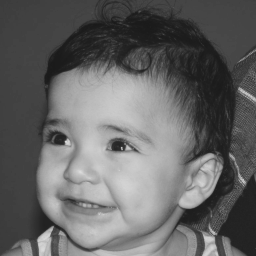
//> input picture biel.png, 256 x 256 px
$ ./trocaregioes   (built with g++ and OpenCV 4)
//> lines starting //> are read from the running program, lines starting //| are printed output that depends on the picture
#include <iostream>
#include <opencv2/opencv.hpp>
#include <stdlib.h>
#include <stdio.h>
#include <stdlib.h>
#include <cv.h>
#include <time.h>

using namespace cv;
using namespace std;

int main(int argc, char** argv){
  Mat image, final, q1, q2, q3, q4;
  int width, height, t;

  image = imread("biel.png",CV_LOAD_IMAGE_GRAYSCALE);
//> image is the input picture: 256 rows x 256 cols, CV_8UC1; min 26, max 219, mean 100.9

  if(!image.data){
    std::cout << "imagem nao carregou corretamente\n";
    return(0);
  }

  width=image.size().width;     //image.size().width = image.rows
//> width = 256
  height=image.size().height;   //image.size().height = image.cols
//> height = 256

  final = image.clone();

  //Divide a imagem em quatro quadrantes e os copia
  q1 = image(Rect(0, 0, width/2, height/2));
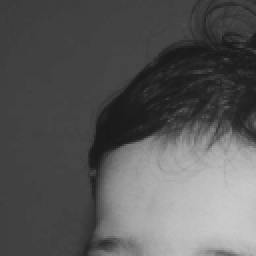
//> q1: 128 rows x 128 cols, CV_8UC1 (shown 2 times larger); min 26, max 203, mean 87.9
  q2 = image(Rect(width/2, 0, width/2, height/2));
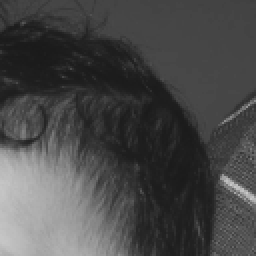
//> q2: 128 rows x 128 cols, CV_8UC1 (shown 2 times larger); min 26, max 201, mean 72.7
  q3 = image(Rect(0, height/2, width/2, height/2));
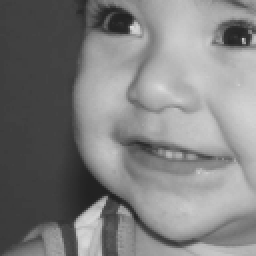
//> q3: 128 rows x 128 cols, CV_8UC1 (shown 2 times larger); min 32, max 219, mean 127.2
  q4 = image(Rect(width/2, height/2, width/2, height/2));
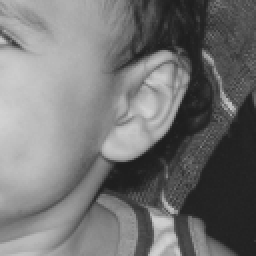
//> q4: 128 rows x 128 cols, CV_8UC1 (shown 2 times larger); min 29, max 211, mean 115.9

  //Faz uma atribuição aleatória para as posições dos quadrantes e os copia para a imagem final
  t = rand() % 23;

  if(t==0){
    q4.copyTo(final(Rect(0, 0, width/2, height/2)));
    q3.copyTo(final(Rect(width/2, 0, width/2, height/2)));
    q2.copyTo(final(Rect(0, height/2, width/2, height/2)));
    q1.copyTo(final(Rect(width/2, height/2, width/2, height/2)));
  }

  if(t==1){
    q4.copyTo(final(Rect(0, 0, width/2, height/2)));
    q3.copyTo(final(Rect(width/2, 0, width/2, height/2)));
    q1.copyTo(final(Rect(0, height/2, width/2, height/2)));
    q2.copyTo(final(Rect(width/2, height/2, width/2, height/2)));
  }

  if(t==2){
    q4.copyTo(final(Rect(0, 0, width/2, height/2)));
    q1.copyTo(final(Rect(width/2, 0, width/2, height/2)));
    q2.copyTo(final(Rect(0, height/2, width/2, height/2)));
    q3.copyTo(final(Rect(width/2, height/2, width/2, height/2)));
  }

  if(t==3){
    q4.copyTo(final(Rect(0, 0, width/2, height/2)));
    q1.copyTo(final(Rect(width/2, 0, width/2, height/2)));
    q3.copyTo(final(Rect(0, height/2, width/2, height/2)));
    q2.copyTo(final(Rect(width/2, height/2, width/2, height/2)));
  }

  if(t==4){
    q4.copyTo(final(Rect(0, 0, width/2, height/2)));
    q2.copyTo(final(Rect(width/2, 0, width/2, height/2)));
    q1.copyTo(final(Rect(0, height/2, width/2, height/2)));
    q3.copyTo(final(Rect(width/2, height/2, width/2, height/2)));
  }

  if(t==5){
    q4.copyTo(final(Rect(0, 0, width/2, height/2)));
    q2.copyTo(final(Rect(width/2, 0, width/2, height/2)));
    q3.copyTo(final(Rect(0, height/2, width/2, height/2)));
    q1.copyTo(final(Rect(width/2, height/2, width/2, height/2)));
  }

  if(t==6){
    q3.copyTo(final(Rect(0, 0, width/2, height/2)));
    q1.copyTo(final(Rect(width/2, 0, width/2, height/2)));
    q2.copyTo(final(Rect(0, height/2, width/2, height/2)));
    q4.copyTo(final(Rect(width/2, height/2, width/2, height/2)));
  }

  if(t==7){
    q3.copyTo(final(Rect(0, 0, width/2, height/2)));
    q1.copyTo(final(Rect(width/2, 0, width/2, height/2)));
    q4.copyTo(final(Rect(0, height/2, width/2, height/2)));
    q2.copyTo(final(Rect(width/2, height/2, width/2, height/2)));
  }

  if(t==8){
    q3.copyTo(final(Rect(0, 0, width/2, height/2)));
    q2.copyTo(final(Rect(width/2, 0, width/2, height/2)));
    q1.copyTo(final(Rect(0, height/2, width/2, height/2)));
    q4.copyTo(final(Rect(width/2, height/2, width/2, height/2)));
  }

  if(t==9){
    q3.copyTo(final(Rect(0, 0, width/2, height/2)));
    q2.copyTo(final(Rect(width/2, 0, width/2, height/2)));
    q4.copyTo(final(Rect(0, height/2, width/2, height/2)));
    q1.copyTo(final(Rect(width/2, height/2, width/2, height/2)));
  }

  if(t==10){
    q3.copyTo(final(Rect(0, 0, width/2, height/2)));
    q4.copyTo(final(Rect(width/2, 0, width/2, height/2)));
    q1.copyTo(final(Rect(0, height/2, width/2, height/2)));
    q2.copyTo(final(Rect(width/2, height/2, width/2, height/2)));
  }

  if(t==11){
    q3.copyTo(final(Rect(0, 0, width/2, height/2)));
    q4.copyTo(final(Rect(width/2, 0, width/2, height/2)));
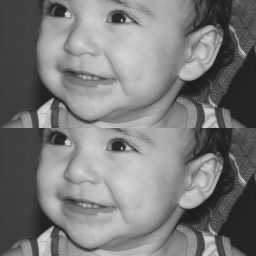
//> final: 256 rows x 256 cols, CV_8UC1; min 29, max 219, mean 121.5
    q2.copyTo(final(Rect(0, height/2, width/2, height/2)));
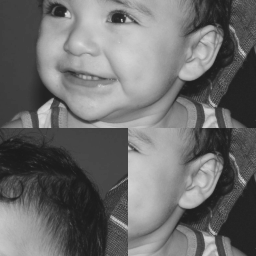
//> final: 256 rows x 256 cols, CV_8UC1; min 26, max 219, mean 107.9
    q1.copyTo(final(Rect(width/2, height/2, width/2, height/2)));
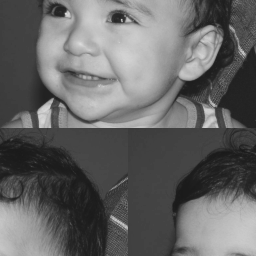
//> final: 256 rows x 256 cols, CV_8UC1; min 26, max 219, mean 100.9
  }

  if(t==12){
    q2.copyTo(final(Rect(0, 0, width/2, height/2)));
    q1.copyTo(final(Rect(width/2, 0, width/2, height/2)));
    q3.copyTo(final(Rect(0, height/2, width/2, height/2)));
    q4.copyTo(final(Rect(width/2, height/2, width/2, height/2)));
  }

  if(t==13){
    q2.copyTo(final(Rect(0, 0, width/2, height/2)));
    q1.copyTo(final(Rect(width/2, 0, width/2, height/2)));
    q4.copyTo(final(Rect(0, height/2, width/2, height/2)));
    q3.copyTo(final(Rect(width/2, height/2, width/2, height/2)));
  }

  if(t==14){
    q2.copyTo(final(Rect(0, 0, width/2, height/2)));
    q3.copyTo(final(Rect(width/2, 0, width/2, height/2)));
    q1.copyTo(final(Rect(0, height/2, width/2, height/2)));
    q4.copyTo(final(Rect(width/2, height/2, width/2, height/2)));
  }

  if(t==15){
    q2.copyTo(final(Rect(0, 0, width/2, height/2)));
    q3.copyTo(final(Rect(width/2, 0, width/2, height/2)));
    q4.copyTo(final(Rect(0, height/2, width/2, height/2)));
    q1.copyTo(final(Rect(width/2, height/2, width/2, height/2)));
  }

  if(t==16){
    q2.copyTo(final(Rect(0, 0, width/2, height/2)));
    q4.copyTo(final(Rect(width/2, 0, width/2, height/2)));
    q1.copyTo(final(Rect(0, height/2, width/2, height/2)));
    q3.copyTo(final(Rect(width/2, height/2, width/2, height/2)));
  }

  if(t==17){
    q2.copyTo(final(Rect(0, 0, width/2, height/2)));
    q4.copyTo(final(Rect(width/2, 0, width/2, height/2)));
    q3.copyTo(final(Rect(0, height/2, width/2, height/2)));
    q1.copyTo(final(Rect(width/2, height/2, width/2, height/2)));
  }

  if(t==18){
    q1.copyTo(final(Rect(0, 0, width/2, height/2)));
    q2.copyTo(final(Rect(width/2, 0, width/2, height/2)));
    q3.copyTo(final(Rect(0, height/2, width/2, height/2)));
    q4.copyTo(final(Rect(width/2, height/2, width/2, height/2)));
  }

  if(t==19){
    q1.copyTo(final(Rect(0, 0, width/2, height/2)));
    q2.copyTo(final(Rect(width/2, 0, width/2, height/2)));
    q4.copyTo(final(Rect(0, height/2, width/2, height/2)));
    q3.copyTo(final(Rect(width/2, height/2, width/2, height/2)));
  }

  if(t==20){
    q1.copyTo(final(Rect(0, 0, width/2, height/2)));
    q3.copyTo(final(Rect(width/2, 0, width/2, height/2)));
    q2.copyTo(final(Rect(0, height/2, width/2, height/2)));
    q4.copyTo(final(Rect(width/2, height/2, width/2, height/2)));
  }

  if(t==21){
    q1.copyTo(final(Rect(0, 0, width/2, height/2)));
    q3.copyTo(final(Rect(width/2, 0, width/2, height/2)));
    q4.copyTo(final(Rect(0, height/2, width/2, height/2)));
    q2.copyTo(final(Rect(width/2, height/2, width/2, height/2)));
  }

  if(t==22){
    q1.copyTo(final(Rect(0, 0, width/2, height/2)));
    q4.copyTo(final(Rect(width/2, 0, width/2, height/2)));
    q2.copyTo(final(Rect(0, height/2, width/2, height/2)));
    q3.copyTo(final(Rect(width/2, height/2, width/2, height/2)));
  }

  if(t==23){
    q1.copyTo(final(Rect(0, 0, width/2, height/2)));
    q4.copyTo(final(Rect(width/2, 0, width/2, height/2)));
    q3.copyTo(final(Rect(0, height/2, width/2, height/2)));
    q2.copyTo(final(Rect(width/2, height/2, width/2, height/2)));
  }

  imwrite("trocaregioes.png", final);
  imshow("imagem final", final);
  cout << "A imagem tem " << image.rows << " pixels de largura e " << image.cols << " pixels de altura" << endl;
//| A imagem tem 256 pixels de largura e 256 pixels de altura
  waitKey();
  return 0;
}
